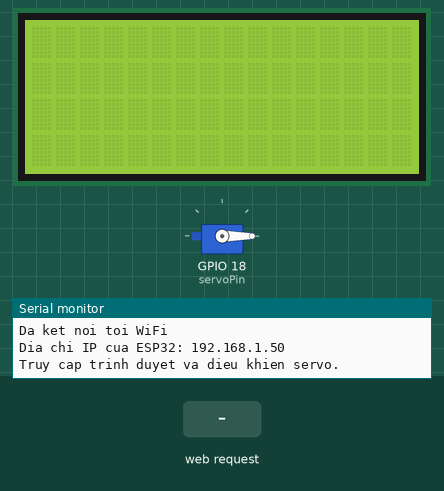
The sketch below on a simulated ESP32. Shown: servo, 16×4 character LCD, the last lines printed to the serial monitor. Inputs (shaded band) come from the test bench. WiFi joins after 1.5 s; servers stay silent unless stated.

Above: at 8.4 s.
8.5 s: HTTP request GET /on received
At 9.1 s:
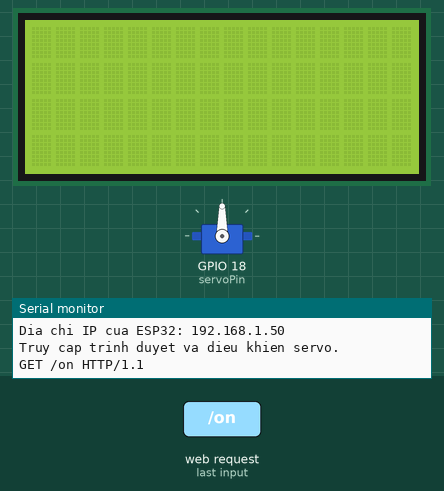
10.0 s: HTTP request GET /off received
At 10.3 s:
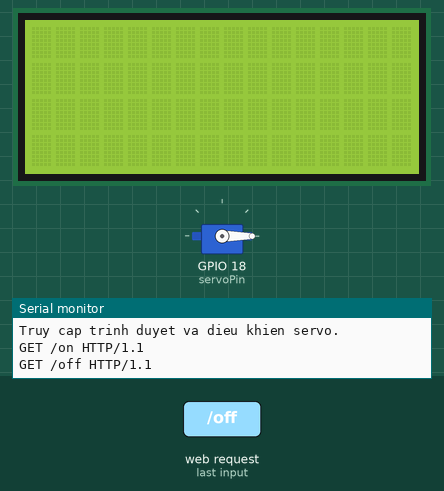
Timing chart, 0 to 13.0 s (numbered marks = the images above; inputs shaded):
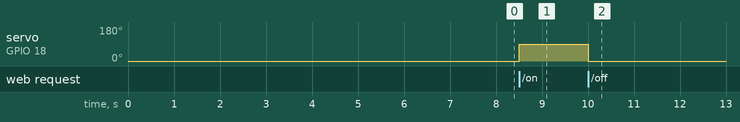

Measured:
- after the input at 8.5 s, servo on GPIO 18 (servoPin): 0° → 90° at once
- after the input at 10.0 s, servo on GPIO 18 (servoPin): 90° → 0° at once

The sketch:

servo_lcd_end.ino
```cpp
#include <WiFi.h>
#include <ESP32Servo.h>
#include <LiquidCrystal_I2C.h>
#include <AsyncTCP.h>

// Thông tin Wi-Fi
const char* ssid = "Redmi 13C";
const char* password = "tinh030892";

// Địa chỉ IP và cổng của server TCP
const char* host = "192.168.89.246";
const uint16_t port = 8584;

// Đối tượng AsyncTCPClient
AsyncClient *tcpClient;

// Đối tượng LCD I2C
LiquidCrystal_I2C lcd(0x27, 16, 4);

// Servo
Servo servo;
int servoPin = 18;
int servoAngle = 0;
bool servoOn = false;

// Web Server
WiFiServer webServer(80);

void setup() {
  Serial.begin(115200);
  WiFi.begin(ssid, password);

  while (WiFi.status() != WL_CONNECTED) {
    delay(1000);
    Serial.println("Ket noi toi WiFi...");
  }

  Serial.println("Da ket noi toi WiFi");
  Serial.print("Dia chi IP cua ESP32: ");
  Serial.println(WiFi.localIP());

  servo.attach(servoPin);
  servo.write(servoAngle);

  webServer.begin();
  Serial.println("Truy cap trinh duyet va dieu khien servo.");

  lcd.init();
  lcd.backlight();

  delay(5000);

  // Khởi tạo AsyncTCPClient
  tcpClient = new AsyncClient();
  tcpClient->onConnect(onTcpConnect);
  tcpClient->onDisconnect(onTcpDisconnect);
  tcpClient->onData(onTcpData);
  tcpClient->connect(host, port);
}

void loop() {
  // Xử lý Web Server
  WiFiClient webClient = webServer.available();
  if (webClient) {
    String request = webClient.readStringUntil('\r');
    Serial.println(request);

    if (request.indexOf("/on") != -1) {
      servoAngle = 90;
      servo.write(servoAngle);
      servoOn = true;
    }
    if (request.indexOf("/off") != -1) {
      servoAngle = 0;
      servo.write(servoAngle);
      servoOn = false;
    }

    webClient.println("HTTP/1.1 200 OK");
    webClient.println("Content-Type: text/html");
    webClient.println();
    webClient.println("<html><body>");
    webClient.println("<h1>Dieu Khien Thiet Bi</h1>");
    webClient.println("<p><a href='/on'><button>Bat Servo</button></a></p>");
    webClient.println("<p><a href='/off'><button>Tat Servo</button></a></p>");

    if (servoOn) {
      webClient.println("<p>Servo: Da bat</p>");
    } else {
      webClient.println("<p>Servo: Da tat</p>");
    }

    webClient.println("</body></html>");
    webClient.stop();
  }
}

void onTcpConnect(void *arg, AsyncClient *client) {
  Serial.println("Connected to server");
}

void onTcpDisconnect(void *arg, AsyncClient *client) {
  Serial.println("Disconnected from server");
  client->connect(host, port); // Tự động kết nối lại
}

void onTcpData(void *arg, AsyncClient *client, void *data, size_t len) {
  String response = String((char *)data, len);
  response.trim(); // Loại bỏ khoảng trắng dư thừa

  Serial.println("Received: " + response);

  // Tách chuỗi thành các từ ngăn bởi dấu cách
  String words[100];
  int wordCount = 0;
  int startIdx = 0;

  // Tách từ từ chuỗi
  for (int i = 0; i < response.length(); i++) {
    if (response.charAt(i) == ' ' || i == response.length() - 1) {
      if (i == response.length() - 1) i++; // Để lấy từ cuối cùng nếu không có khoảng trắng sau cùng
      words[wordCount++] = response.substring(startIdx, i);
      startIdx = i + 1;
    }
  }

  // Hiển thị các từ trên màn hình LCD
  lcd.clear();
  lcd.setCursor(0, 0);  // Hàng 1
  String displayLine1 = "";
  for (int i = 0; i < wordCount - 3; i++) {
    displayLine1 += words[i] + " "; // Nối các từ lại với nhau
  }
  lcd.print(displayLine1);

  // Hiển thị 3 từ cuối trên hàng 3
  lcd.setCursor(0, 2);  // Hàng 3
  String displayLine3 = "";
  for (int i = wordCount - 3; i < wordCount; i++) {
    displayLine3 += words[i] + " "; // Nối 3 từ cuối
  }
  lcd.print(displayLine3);
}
```
